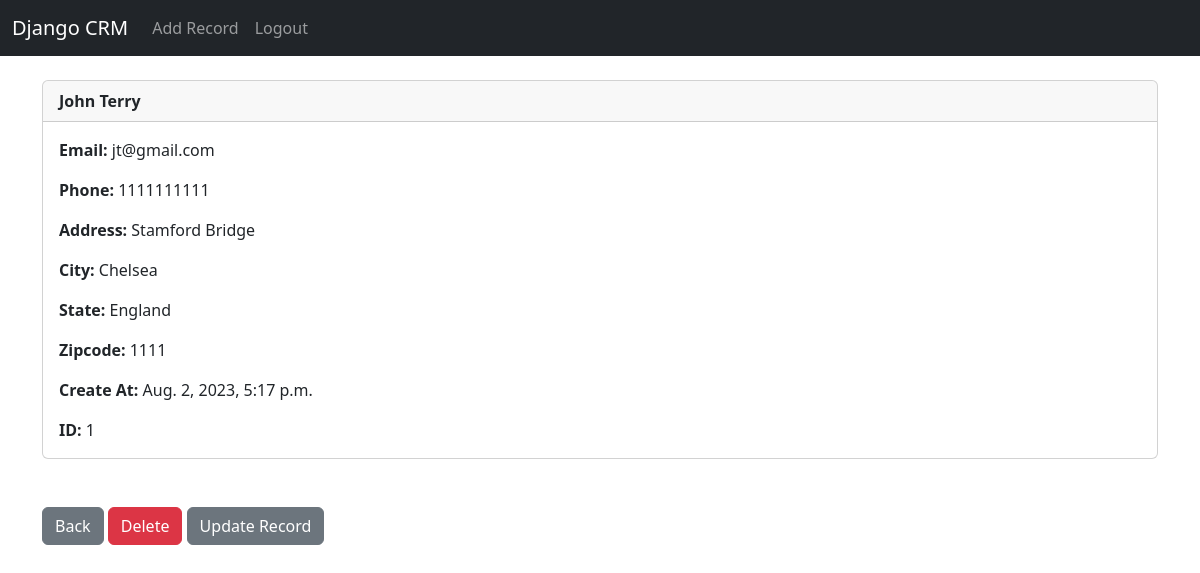
The page /record/1 (signed in) on the database its author committed.
### website/models.py (models this page shows, shortened)
class Record(models.Model):
	created_at = models.DateTimeField(auto_now_add=True)
	first_name = models.CharField(max_length=50)
	last_name =  models.CharField(max_length=50)
	email =  models.CharField(max_length=100)
	phone = models.CharField(max_length=15)
	address =  models.CharField(max_length=100)
	city =  models.CharField(max_length=50)
	state =  models.CharField(max_length=50)
	zipcode =  models.CharField(max_length=20)

### website/views.py (the view)
# urls.py: path('record/<int:pk>', views.customer_record, name='record'),
def customer_record(request, pk):
	if request.user.is_authenticated:
		customer_record = Record.objects.get(id=pk)
		return render(request, 'record.html', {'customer_record':customer_record})
	else:
		messages.success(request, "You Must Be Logged In To View That Page...")
		return redirect('home')

### website/templates/record.html
{% extends 'base.html' %}
{% block content %}
<div class="card">
    <div class="card-header"><strong>
            {{ customer_record.first_name }}
            {{ customer_record.last_name }}</strong>
    </div>
    <div class="card-body">
        <p class="card-text">
            <strong>Email: </strong>{{ customer_record.email }}
        </p>
        <p class="card-text">
            <strong>Phone: </strong>{{ customer_record.phone }}
        </p>
        <p class="card-text">
            <strong>Address: </strong>{{ customer_record.address }}
        </p>
        <p class="card-text">
            <strong>City: </strong>{{ customer_record.city }}
        </p>
        <p class="card-text">
            <strong>State: </strong>{{ customer_record.state }}
        </p>
        <p class="card-text">
            <strong>Zipcode: </strong>{{ customer_record.zipcode }}
        </p>
        <p class="card-text">
            <strong>Create At: </strong>{{ customer_record.created_at }}
        </p>
        <p class="card-text">
            <strong>ID: </strong>{{ customer_record.id }}
        </p>
    </div>
</div>
<br /><br />
<a href="{% url 'home' %}" class="btn btn-secondary">Back</a>
<a href="{% url 'delete_record' customer_record.id %}" class="btn btn-danger">Delete</a>
<a href="{% url 'update_record' customer_record.id %}" class="btn btn-secondary">Update Record</a>
{% endblock %}

### rows shown on the page
Record: first_name "John", last_name "Terry", email "jt@gmail.com", phone "1111111111", address "Stamford Bridge", city "Chelsea", state "England", zipcode "1111", created_at "Aug. 2, 2023, 5:17 p.m.", id "1"
